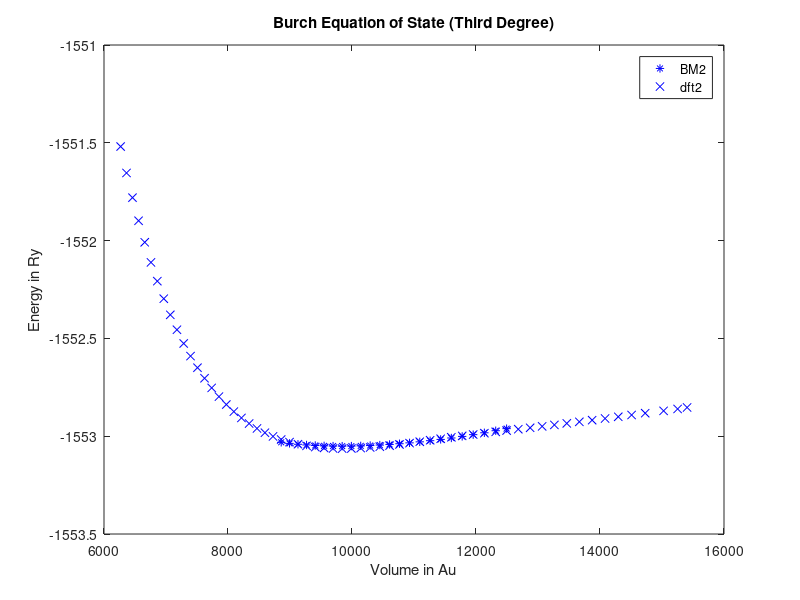

MATLAB code for this plot:

%%%%%%%%%%%%%%%%%%%%%%%%%%%%% (ev.x Parameters) %%%%%%%%%%%%%%%%%%%%%%%%%
dE0= -1553.05080;  %in Ry

dV0=  9843.04; %in Au

dB0=  0.0004831380952; % Ry/au Bulk Modulus Form2.   
 
dBd= 7.87; %Derivative of Bulk Modulus

%%%%%%%%%%%%%%%%%%%%%%%%%%%% Arrays %%%%%%%%%%%%%%%%%%%%%%%%%%%%%%%%%%%%                                         


V2_BM=[
8858.1583
8992.3706
9128.6163
9266.9264
9407.332
9549.8649
9694.5574
9841.4421
9989.8031
10140.4021
10293.2699
10448.4422
10605.9538
10765.8399
10928.1363
11092.8793
11260.1058
11429.8533
11602.1598
11777.0638
11954.6045
12134.8217
12317.7556
12493.5069
]


V2_DFT=[6268.0991
6363.0687
6459.4772
6557.3463
6656.6984
6757.5583
6859.9438
6963.8806
7069.3921
7176.5023
7285.2354
7395.6159
7507.6688
7621.4194
7736.8935
7854.1172
7973.117
8093.9197
8216.5528
8341.0439
8467.4212
8595.7133
8725.9492
8858.1583
8992.3706
9128.6163
9266.9264
9407.332
9549.8649
9694.5574
9841.4421
9989.8031
10140.4021
10293.2699
10448.4422
10605.9538
10765.8399
10928.1363
11092.8793
11260.1058
11429.8533
11602.1598
11777.0638
11954.6045
12134.8217
12317.7556
12493.5069
12681.8481
12873.0286
13067.0911
13264.0791
13464.0368
13667.0088
13873.0407
14082.1785
14294.4691
14509.96
14728.6995
15025.4901
15252.0013
15404.9026]

e2=zeros(1,length(V2_BM));

DFT2=[-1551.519111
-1551.654091
-1551.780414
-1551.898478
-1552.008683
-1552.111334
-1552.207283
-1552.296923
-1552.379477
-1552.455718
-1552.525968
-1552.590543
-1552.649731
-1552.703815
-1552.753067
-1552.797734
-1552.838054
-1552.874255
-1552.906553
-1552.935173
-1552.960316
-1552.982193
-1553.001004
-1553.016939
-1553.030191
-1553.040933
-1553.049386
-1553.055695
-1553.060023
-1553.062554
-1553.063425
-1553.062806
-1553.060834
-1553.057652
-1553.053389
-1553.048179
-1553.042142
-1553.03544
-1553.02821
-1553.020634
-1553.013065
-1553.005579
-1552.998447
-1552.991465
-1552.984592
-1552.977722
-1552.971166
-1552.964181
-1552.957046
-1552.949753
-1552.942268
-1552.934486
-1552.926452
-1552.918004
-1552.909547
-1552.900781
-1552.8916
-1552.882279
-1552.870361
-1552.860691
-1552.8531]
%%%%%%%%%%%%%%%%%%%%%%%%%%%%%%%%%%% EOS %%%%%%%%%%%%%%%%%%%%%%%%%%%%%%%%%
e2 = dE0 + ((9 * dV0 * dB0) / 16) .* ((((dV0 ./ V2_BM).^(2/3) - 1).^3) .* dBd + ((((dV0 ./ V2_BM).^(2/3)) - 1).^2) .* (6 - (4 .* (dV0 ./ V2_BM))).^2/3)

%%%%%%%%%%%%%%%%%%%%%%%%%%%%%%%%%%% Plotting %%%%%%%%%%%%%%%%%%%%%%%%%%%%
plot(V2_BM, e2, 'b *')
hold on;
plot(V2_DFT, DFT2, 'b x')

xlabel('Volume in Au')
ylabel('Energy in Ry')
legend('BM2','dft2')
title('Burch Equation of State (Third Degree)')